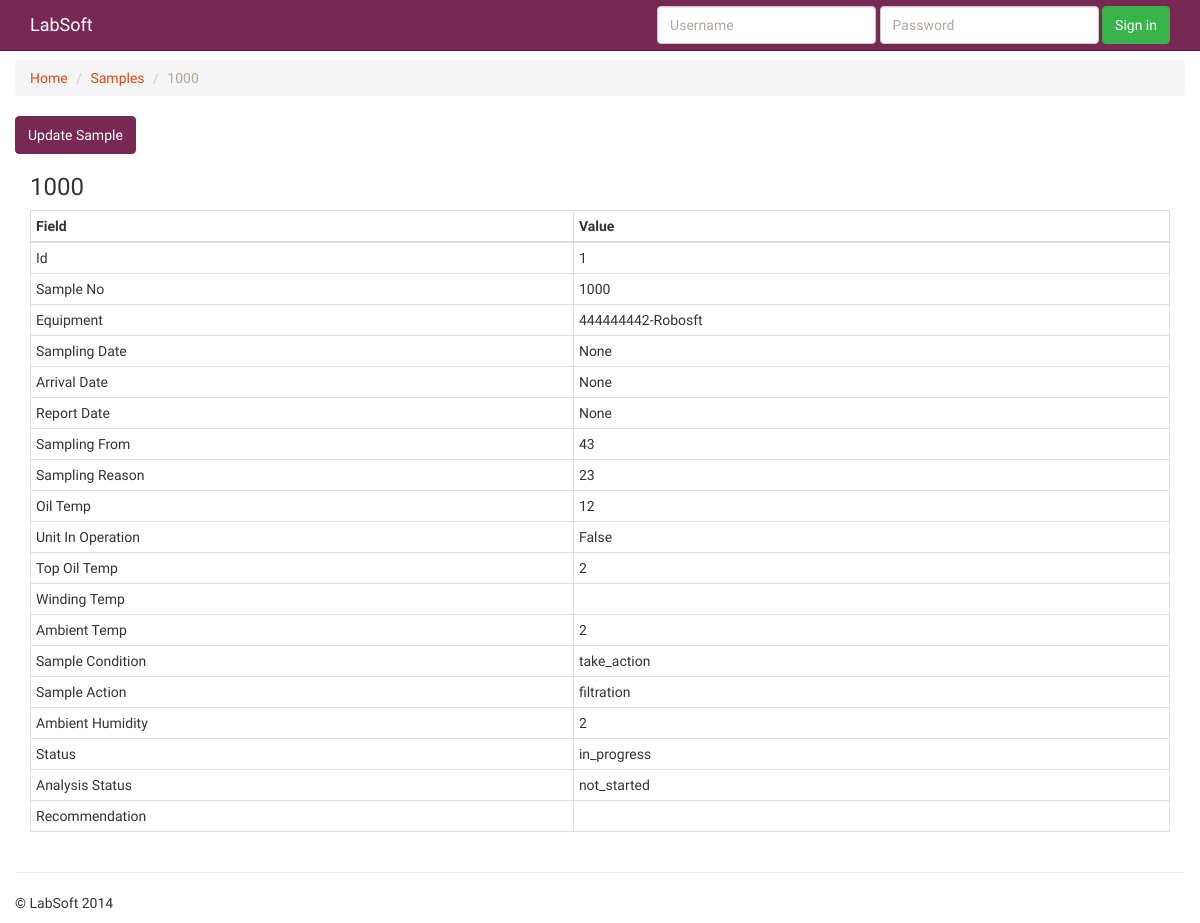
Screenshot of /lab/samples/1/ with the database file from the repository.
### labsoft/core/models.py (models this page shows, shortened)
class EquipmentSample(Model):
    sample_no = IntegerField(unique=True)
    equipment = ForeignKey('Equipment', blank=True,
                null=True, related_name='samples')
    sampling_date = DateField(blank=True, null=True)
    arrival_date = DateField(blank=True, null=True)
    report_date = DateField(blank=True, null=True)
    sampling_from = CharField(max_length=30, blank=True, null=True)
    sampling_reason = CharField(max_length=30, blank=True, null=True)
    oil_temp = CharField(max_length=30, blank=True, null=True)
    unit_in_operation = BooleanField(default=False)
    top_oil_temp = CharField(max_length=30, blank=True, null=True)
    winding_temp = CharField(max_length=30, blank=True, null=True)
    ambient_temp = CharField(max_length=30, blank=True, null=True)
    sample_condition = CharField(max_length=20,
                       blank=True, null=True,
                       choices=[('good_condition', 'Good Condition'),
                                ('follow_up', 'Follow Up'),
                                ('take_action', 'Take Action')
                               ])
    sample_action = CharField(max_length=20,
                       blank=True, null=True,
                       choices=[('regeneration', 'Re-generation'),
                                ('filtration', 'Filtration'),
                                ('de_eneragized', 'De-energized'),
                                ('el_tests', 'EL tests')
                               ])
    ambient_humidity = CharField(max_length=30, blank=True, null=True)
    status = CharField(max_length=20,
                       blank=True, null=True,
                       choices=[('not_started', 'Not Started'),
                                ('in_progress', 'In-Progress'),
                                ('completed', 'Completed')
                               ])
    analysis_status = CharField(max_length=20,
                       blank=True, null=True,
                       choices=[('not_started', 'Not Started'),
                                ('in_progress', 'In-Progress'),
                                ('completed', 'Completed')
                               ])
    recommendation = TextField(blank=True, null=True)

class Equipment(Model):
    serial_no = CharField(max_length=20, blank=True, null=True, unique=True)
    id_no = CharField(max_length=20, blank=True, null=True)
    manufacturer_name = CharField(max_length=20, blank=True, null=True)
    manufacturer_country = CharField(max_length=20,
                           blank=True, null=True,
                           choices=constants.COUNTRIES)
    manufacturer_year = IntegerField(blank=True, null=True)
    equipment_type = ForeignKey('EquipmentType', blank=True,
                     null=True, related_name='equipments')
    contact_person = ForeignKey('ClientEmployee', blank=True,
                     null=True, related_name='equipments')
    station_name = CharField(max_length=20, blank=True, null=True)
    location = CharField(max_length=20, blank=True, null=True)
    operated_power_rate = CharField(max_length=20, blank=True, null=True)
    load = CharField(max_length=20, blank=True, null=True)
    operating_period = CharField(max_length=20, blank=True, null=True)
    phase_no = CharField(max_length=20, blank=True, null=True)
    tension = CharField(max_length=20, blank=True, null=True)
    oil_type = CharField(max_length=20, blank=True, null=True)
    cooling_type = CharField(max_length=20, blank=True, null=True)
    oil_weight = CharField(max_length=20, blank=True, null=True)
    tc_type = CharField(max_length=20, blank=True, null=True)
    sealing_system = CharField(max_length=20, blank=True, null=True)
    tc_chamber = CharField(max_length=20, blank=True, null=True)
    def __unicode__(self):
        return '{}-{}'.format(self.serial_no, self.contact_person.company.name)

class Base(Model):
    name = CharField(max_length=100, blank=True, null=True)
    class Meta:
        abstract=True

class ClientEmployee(Base):
    company = ForeignKey('ClientCompany', blank=True,
              null=True, related_name='employees')
    mobile = CharField(max_length=15, blank=True, null=True)
    telephone = CharField(max_length=15, blank=True, null=True)
    email = EmailField(max_length=50, blank=True, null=True)
    address = CharField(max_length=100, blank=True, null=True)

class ClientCompany(Base):
    pass

### labsoft/lab/sample/views.py (the view)
# urls.py: url(r'^(?P<pk>\d+)/$', EquipmentSampleDetailView.as_view(), name='labsoft-lab-sample-detail'),
class EquipmentSampleDetailView(generic.DetailView):
    template_name = 'lab/sample/sample_detail.html'
    model = EquipmentSample

### labsoft/core/templatetags/tags.py (called while the page is built)
@register.filter
@stringfilter
def undertospaced(value):
    return value.replace("_", " ").title()

@register.filter
def get_model_fields(obj):
    return obj._meta.fields

@register.filter
def get_value(obj, field):
    return getattr(obj, field)

### labsoft/templates/lab/sample/sample_detail.html (shortened to what this page needs)
{% extends "base.html" %}
{% load crispy_forms_tags %}
{% load tags %}
{% block breadcrumb %}
	<ul class="breadcrumb">
		<li><a href="{% url 'labsoft-lab-index' %}">Home</a></li>
		<li><a href="{% url 'labsoft-lab-sample-list' %}">Samples</a></li>
		<li class="active">{{object.sample_no}}</li>
	</ul>
{% endblock %}
{% block main_content %}
{% block actions %}
    <a class="btn btn-info" href="{% url 'labsoft-lab-sample-update' object.id %}"> Update Sample </a>
{% endblock %}
<div class='container'>
	<h3>{{object.sample_no}}</h3>
	<table class="table table-bordered table-condensed">
		<thead>
			<tr>
                <th>Field</th>
                <th>Value</th>
            </tr>
        </thead>
        <tbody>
			{% for field in object|get_model_fields %}
				<tr>
					<td>{{field.verbose_name|undertospaced}}</td>
					<td>{{object|get_value:field.name}}</td>
				</tr
			{% endfor %}
	</table>
</div>
{% endblock %}

### labsoft/templates/base.html (shortened to what this page needs)
<!DOCTYPE html>
<html lang="en">
  <head>
    <link href="/static/css/bootstrap.css" rel="stylesheet">
  </head>
  <body {% block body_tag %} {% endblock %}>
    <div class="navbar navbar-inverse navbar-fixed-top" role="navigation">
      <div class="container">
        <div class="navbar-header">
          <a class="navbar-brand" href="#">LabSoft</a>
        </div>
		{% if user.is_authenticated %}
          <p class="navbar-text pull-right">Logged in as <a href="/auth/logout/?next=/auth/login/">{{ user.username }}</a></p>
		{% else %}
	        <div class="navbar-collapse collapse">
	          <form class="navbar-form navbar-right" role="form" action="/" method="post">
	            <div class="form-group">
	              <input type="text" name="username" class="form-control" placeholder="Username" required autofocus>
	            </div>
	            <div class="form-group">
	              <input type="password" name="password" class="form-control" placeholder="Password" required>
	            </div>
	            <button type="submit" class="btn btn-success">Sign in</button>
	          </form>
	        </div>
		{% endif %}
      </div>
    </div>
    <div class="container-fluid">
        <div class="row-fluid">
            <div class="span12">
                {% block breadcrumb %}
                {% endblock %}
            </div>
        </div>
    </div>
    <div class="container-fluid">
      <div class="row-fluid">
        <div class="span12">
            {% block main_content %}
            {% endblock %}
        </div>
      </div>
    <hr>
    <footer>
        {% block footer %}
            <p>&copy; LabSoft {% now "Y" %}</p>
        {% endblock %}
    </footer>
    </div>
  </body>
</html>

### labsoft/templates/base.html (style rules this page uses)
body { padding-top: 60px; }

### rows the page displays
EquipmentSample: sample_no "1000", object "1" "1000" "444444442-Robosft" "None" "None" "None" "43" "23" "12" "False" "2" "2" "take_action" "filtration" "2" "in_progress" "not_started"

### other values shown
{{ field.verbose_name|undertospaced }} "Id" "Sample No" "Equipment" "Sampling Date" "Arrival Date" "Report Date" "Sampling From" "Sampling Reason" "Oil Temp" "Unit In Operation" "Top Oil Temp" "Winding Temp" "Ambient Temp" "Sample Condition" "Sample Action" "Ambient Humidity" "Status" "Analysis Status" "Recommendation"
